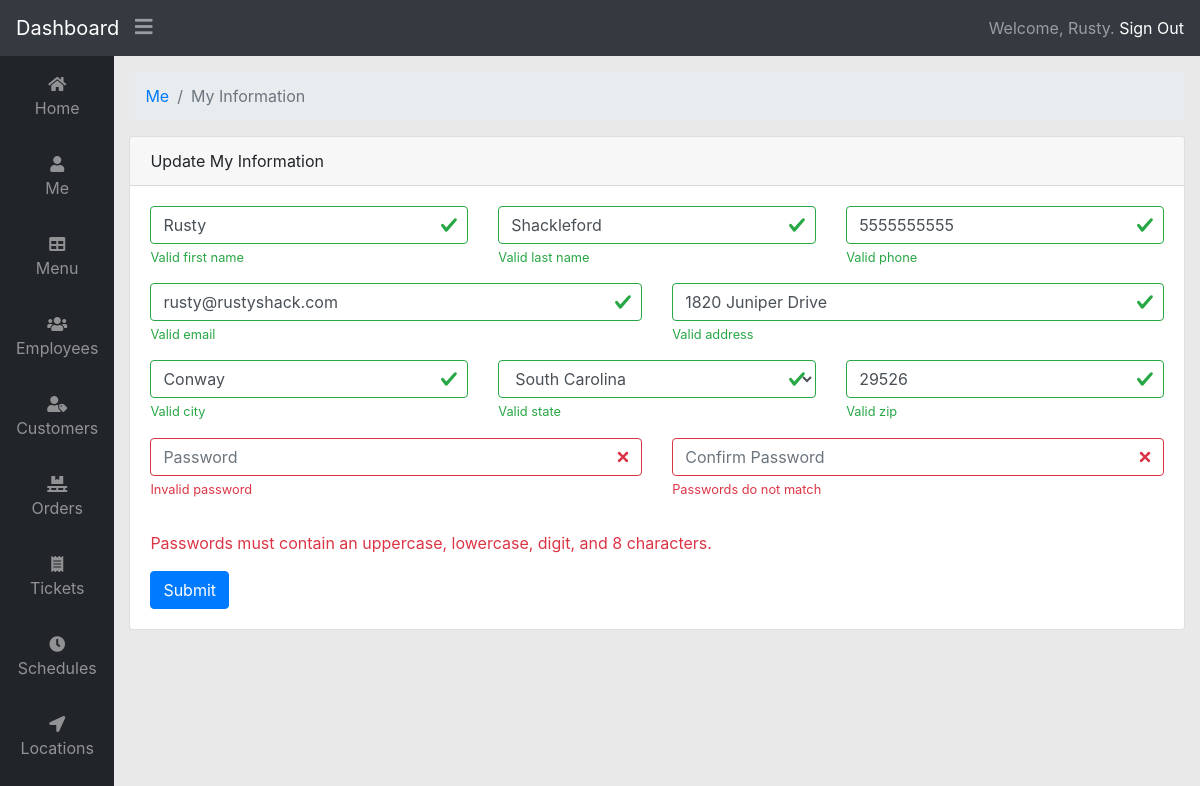
Page /updatemyinformation.php (signed in) on the committed database.
### tables this page shows
CREATE TABLE `employee` (
  `employeekey` int NOT NULL,
  `employeeusername` varchar(50) NOT NULL,
  `employeetypekey` int NOT NULL,
  `employeefirstname` varchar(50) NOT NULL,
  `employeelastname` varchar(50) NOT NULL,
  `employeephone` varchar(10) NOT NULL,
  `employeeaddress` varchar(255) NOT NULL,
  `employeecity` varchar(50) NOT NULL,
  `employeestate` varchar(2) NOT NULL,
  `employeezip` varchar(5) NOT NULL,
  `employeeemail` varchar(50) NOT NULL,
  `employeepassword` varchar(255) NOT NULL,
  `employeepay` decimal(7,2) NOT NULL,
  `employeedefaultpassword` int NOT NULL DEFAULT '0'
);

### updatemyinformation.php (the view, shortened to what this page needs)
<?php
	require_once 'header.php';
	if ($_SESSION['signedin'] == 1) {
		$sqlselecte = 'SELECT *
									FROM employee
									WHERE employeekey=:bvemployeekey';
		$resulte = $db->prepare($sqlselecte);
		$resulte->bindValue('bvemployeekey', $_SESSION['employeekey']);
		$resulte->execute();
		$rowe = $resulte->fetch();
		$formfield['pay'] = $rowe['employeepay'];
		if (isset($_POST['update'])) {
			$formfield['employeekey'] = $_POST['employeekey'];
			$formfield['firstname'] = $_POST['firstname'];
			$formfield['lastname'] = $_POST['lastname'];
			$formfield['phone'] = $_POST['phone'];
			$formfield['address'] = $_POST['address'];
			$formfield['city'] = $_POST['city'];
			$formfield['state'] = $_POST['state'];
			$formfield['zip'] = $_POST['zip'];
			$formfield['email'] = $_POST['email'];
			$formfield['password1'] = $_POST['password1'];
			$formfield['password2'] = $_POST['password2'];
				$formfield['username'] = $rowe['employeeusername'];
				$formfield['typekey'] = $rowe['employeetypekey'];
		} else {
			$formfield['username'] = $rowe['employeeusername'];
			$formfield['typekey'] = $rowe['employeetypekey'];
			$formfield['firstname'] = $rowe['employeefirstname'];
			$formfield['lastname'] = $rowe['employeelastname'];
			$formfield['phone'] = $rowe['employeephone'];
			$formfield['address'] = $rowe['employeeaddress'];
			$formfield['city'] = $rowe['employeecity'];
			$formfield['state'] = $rowe['employeestate'];
			$formfield['zip'] = $rowe['employeezip'];
			$formfield['email'] = $rowe['employeeemail'];
		}
?>
<ol class="breadcrumb">
	<li class="breadcrumb-item"><a href="#">Me</a></li>
	<li class="breadcrumb-item active">My Information</li>
</ol>
<div class="card">
	<div class="card-header">Update My Information</div>
	<div class="card-body">
		<form class="was-validated" method="post" action="<?php echo $_SERVER['PHP_SELF'];?>">
			<div>
				<div class="row">
					<div class="col-12 col-md-4 mb-3">
						<input name="firstname" type="text" class="form-control" placeholder="First Name" value="<?php echo $formfield['firstname']; ?>" required>
						<div class="valid-feedback">Valid first name</div>
					</div>
					<div class="col-12 col-md-4 mb-3">
						<input name="lastname" type="text" class="form-control" placeholder="Last Name" value="<?php echo $formfield['lastname']; ?>" required>
						<div class="valid-feedback">Valid last name</div>
					</div>
					<div class="col-12 col-md-4 mb-3">
						<input name="phone" type="text" class="form-control" placeholder="Phone" value="<?php echo $formfield['phone']; ?>" required>
						<div class="valid-feedback">Valid phone</div>
					</div>
					<div class="col-12 col-md-6 mb-3">
						<input name="email" type="email" class="form-control" placeholder="Email" value="<?php echo $formfield['email']; ?>" required>
						<div class="valid-feedback">Valid email</div>
					</div>
					<div class="col-12 col-md-6 mb-3">
						<input name="address" type="text" class="form-control" placeholder="Address" value="<?php echo $formfield['address']; ?>" required>
						<div class="valid-feedback">Valid address</div>
					</div>
				</div>
				<div class="row">
					<div class="col-12 col-md-4 mb-3">
						<input name="city" type="text" class="form-control" placeholder="City" value="<?php echo $formfield['city']; ?>" required>
						<div class="valid-feedback">Valid city</div>
					</div>
					<div class="col-6 col-md-4 mb-3">
						<select name="state" class="form-control" required>
							<option value="SC" <?php if($formfield['state'] == "SC") { echo 'selected'; }?>>South Carolina</option>
						</select>
						<div class="valid-feedback">Valid state</div>
					</div>
					<div class="col-6 col-md-4 mb-3">
						<input name="zip" type="text" class="form-control" placeholder="ZIP" value="<?php echo $formfield['zip']; ?>" required>
						<div class="valid-feedback">Valid zip</div>
					</div>
				</div>
				<div class="row">
					<div class="col-12 col-md-6 mb-3">
						<input id="password1" name="password1" type="text" class="form-control" placeholder="Password" required>
						<div id="password1-feedback" class="invalid-feedback">Invalid password</div>
					</div>
					<div class="col-12 col-md-6 mb-3">
						<input id="password2" name="password2" type="text" class="form-control" placeholder="Confirm Password" required>
						<div id="password2-invalid-feedback" class="invalid-feedback">Passwords do not match</div>
					</div>
				</div>
				<p id="passwordtip" class="mt-3 text-danger mb-3">Passwords must contain an uppercase, lowercase, digit, and 8 characters.</p>
				<div class="row">
					<div class="col-12">
						<button name="update" type="submit" class="btn btn-primary">Submit</button>
					</div>
				</div>
			</div>
		</form>
	</div>
</div>
<?php
} else {
		echo '<p>You are not signed in. Click <a href="signin.php">here</a> to sign in.</p>';
}
	require_once 'footer.php';
?>

### styles/main.css (style rules this page uses)
body { font-family: -apple-system, BlinkMacSystemFont, "Segoe UI", Roboto, "Helvetica Neue", Arial, "Noto Sans", sans-serif, "Apple Color Emoji", "Segoe UI Emoji", "Segoe UI Symbol", "Noto Color Emoji"; background-color: #e9e9e9; }

### rows in the picture
employee: firstname "Rusty", lastname "Shackleford", phone "5555555555", email "rusty@rustyshack.com", address "1820 Juniper Drive", city "Conway", state "South Carolina", zip "29526"

### other values in the picture
$_SESSION['employeefirstname'] "Rusty"
